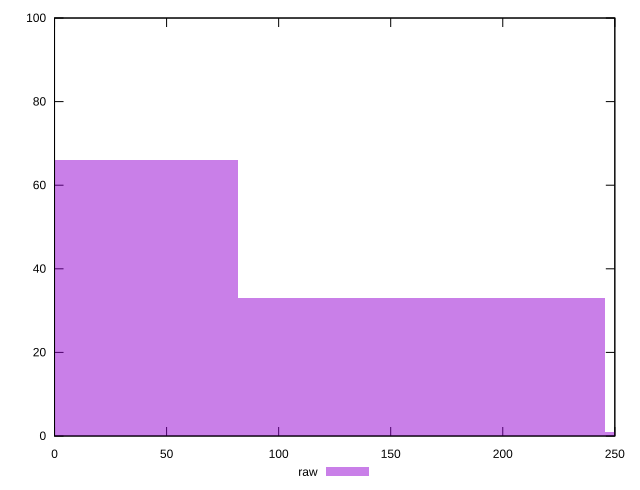

This figure's gnuplot source:
reset

$raw <<EOF
163.7199756107224 33
0 66
327.4399512214448 1
EOF

set key outside below
set boxwidth 163.7199756107224
set xrange [0:250]
set yrange [0:100]
set trange [0:100]
set style fill transparent solid 0.5 noborder
set terminal svg size 640, 490 enhanced background rgb 'white'
set output "reprap/unminified-css/samples/pages+cached+noexternal+nomedia+nocss+nojs/raw/histogram.svg"

plot $raw title "raw" with boxes

reset
